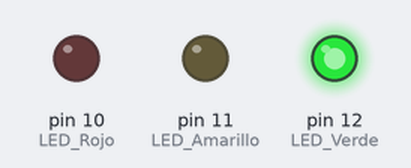
Recording of a sketch running on a simulated Arduino Uno, built with avr-gcc and run on an emulated ATmega328P. Parts: output pins drawn as LEDs (lit = HIGH).

Above: at 4.0 s.
At 8.16 s:
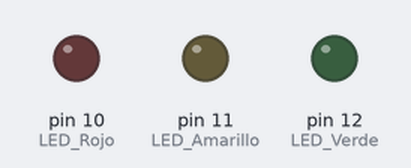
At 12.2 s:
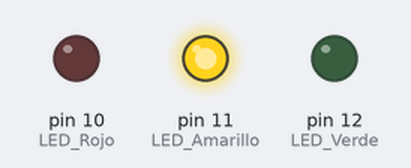
At 17.0 s:
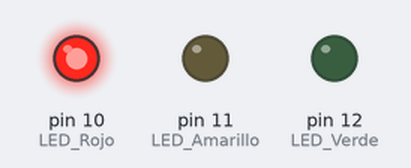
Timing chart, 0 to 26.7 s (numbered marks = the images above):
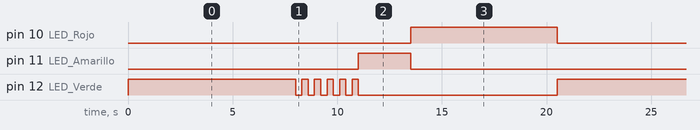

The sketch:

Semaforo.ino
```cpp
int LED_Rojo=10;
int LED_Amarillo=11;
int LED_Verde=12;
int i=0;

void setup (){
  pinMode(LED_Rojo,OUTPUT);
  pinMode(LED_Amarillo,OUTPUT);
  pinMode(LED_Verde,OUTPUT);
 }

void loop(){
digitalWrite(LED_Rojo,LOW);
digitalWrite(LED_Amarillo,LOW);
digitalWrite(LED_Verde,LOW);
delay(10);

digitalWrite(LED_Verde,HIGH);
delay(8000);

i=0;
while (i<5){
  digitalWrite(LED_Verde,LOW);
  delay(300);
  digitalWrite(LED_Verde,HIGH);
  delay(300);
  i=i+1;
  }

digitalWrite(LED_Verde,LOW);
digitalWrite(LED_Amarillo,HIGH);
delay(2500);

digitalWrite(LED_Amarillo,LOW);
digitalWrite(LED_Rojo,HIGH);
delay(7000);
}
```

Measured:
- by itself, pin 10 (LED_Rojo): alternates HIGH for 7.0 s and LOW for 13.5 s
- by itself, pin 11 (LED_Amarillo): alternates HIGH for 2.5 s and LOW for 18.0 s
- by itself, pin 12 (LED_Verde): repeats every 20.5 s: 5 × (LOW 0.30 s, HIGH 0.30 s), LOW 9.5 s, HIGH 8.0 s
